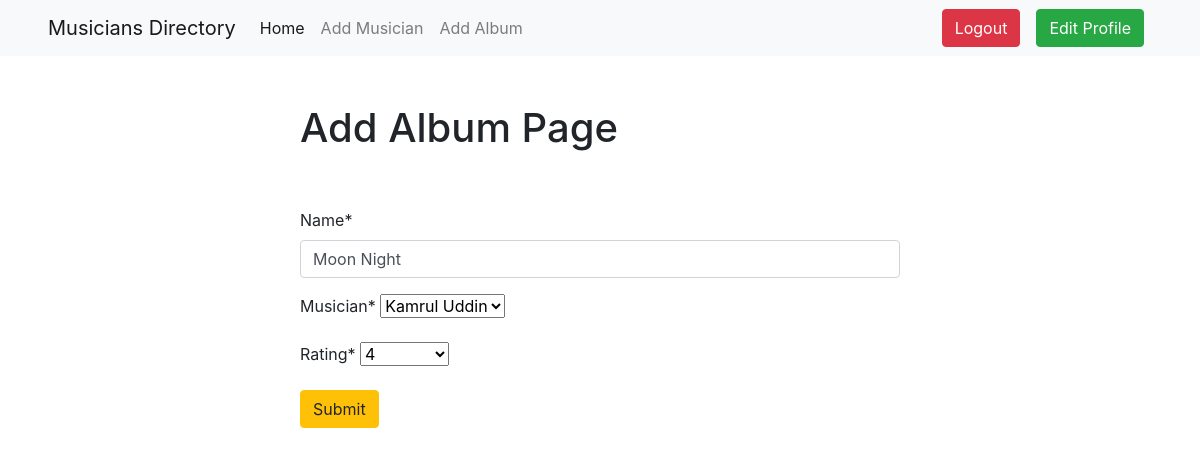
/album/edit/3 (signed in), run on the app's committed database.
### album/models.py (models this page shows, shortened)
class Album(models.Model):
    name = models.CharField(max_length=50)
    musician = models.ForeignKey(Musician, on_delete=models.CASCADE)
    release = models.DateField(auto_now_add=True)
    rating = models.CharField(max_length=20,choices=(('1','1'), ('2','2'), ('3','3'), ('4','4'),('5','5')))

### album/views.py (the view)
# urls.py: path('edit/<int:id>', views.edit_album,name="edit_album"),
def edit_album(request,id):
    album = models.Album.objects.get(pk=id)
    album_form = forms.AlbumForm(instance=album)
    if request.method == 'POST':
        album_form = forms.AlbumForm(request.POST, instance=album)
        if album_form.is_valid():
            album_form.save()
            return redirect('homepage')
    return render(request,'add_album.html', {'form': album_form})

### album/forms.py
class AlbumForm(forms.ModelForm):
    class Meta:
        model = Album
        fields ="__all__"

### musician/models.py (called while the page is built)
    def __str__(self):
        return f"{self.first_name} {self.last_name}"

### album/templates/add_album.html (shortened to what this page needs)
{% extends "base.html" %}
{% block content %}
{% load crispy_forms_tags %}
<form action="" class="w-50 mx-auto mt-5" method = "post">
    <h1>Add Album Page</h1><br><br>
    {{form|crispy}}
    <button class="btn btn-warning">Submit</button>
</form>
{% endblock content %}

### data on the page
Album: name "Moon Night", musician "Kamrul Uddin", rating "4"
